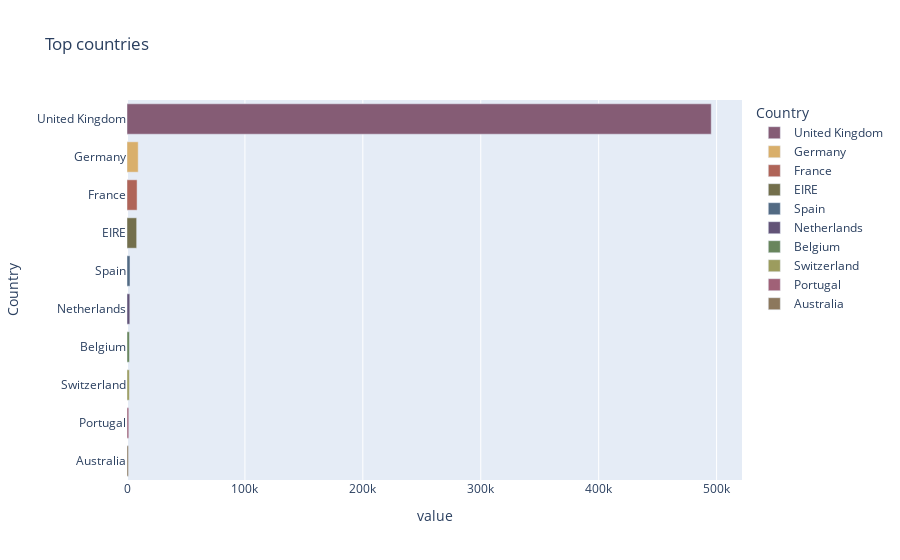

Write notebook code for a chart like this one.
### Code cell
# checking the top countries
top_countries = pd.DataFrame(df['Country'].value_counts().head(10)).reset_index()
top_countries.columns = ['Country', 'value']

fig = px.bar(top_countries, y = 'Country', x = 'value', orientation='h', 
             color="Country", color_discrete_sequence=px.colors.qualitative.Antique,
            title='Top countries')
fig.show()

### Figure 1 — Plotly figure (JSON) as saved in the notebook; plotly's stock layout.template omitted (floating-point values rounded to 4 significant figures)
{"data": [{"alignmentgroup": "True", "hovertemplate": "Country=%{y}<br>value=%{x}<extra></extra>", "legendgroup": "United Kingdom", "marker": {"color": "rgb(133, 92, 117)"}, "name": "United Kingdom", "offsetgroup": "United Kingdom", "orientation": "h", "showlegend": true, "textposition": "auto", "type": "bar", "x": [495478], "xaxis": "x", "y": ["United Kingdom"], "yaxis": "y"}, {"alignmentgroup": "True", "hovertemplate": "Country=%{y}<br>value=%{x}<extra></extra>", "legendgroup": "Germany", "marker": {"color": "rgb(217, 175, 107)"}, "name": "Germany", "offsetgroup": "Germany", "orientation": "h", "showlegend": true, "textposition": "auto", "type": "bar", "x": [9495], "xaxis": "x", "y": ["Germany"], "yaxis": "y"}, {"alignmentgroup": "True", "hovertemplate": "Country=%{y}<br>value=%{x}<extra></extra>", "legendgroup": "France", "marker": {"color": "rgb(175, 100, 88)"}, "name": "France", "offsetgroup": "France", "orientation": "h", "showlegend": true, "textposition": "auto", "type": "bar", "x": [8557], "xaxis": "x", "y": ["France"], "yaxis": "y"}, {"alignmentgroup": "True", "hovertemplate": "Country=%{y}<br>value=%{x}<extra></extra>", "legendgroup": "EIRE", "marker": {"color": "rgb(115, 111, 76)"}, "name": "EIRE", "offsetgroup": "EIRE", "orientation": "h", "showlegend": true, "textposition": "auto", "type": "bar", "x": [8196], "xaxis": "x", "y": ["EIRE"], "yaxis": "y"}, {"alignmentgroup": "True", "hovertemplate": "Country=%{y}<br>value=%{x}<extra></extra>", "legendgroup": "Spain", "marker": {"color": "rgb(82, 106, 131)"}, "name": "Spain", "offsetgroup": "Spain", "orientation": "h", "showlegend": true, "textposition": "auto", "type": "bar", "x": [2533], "xaxis": "x", "y": ["Spain"], "yaxis": "y"}, {"alignmentgroup": "True", "hovertemplate": "Country=%{y}<br>value=%{x}<extra></extra>", "legendgroup": "Netherlands", "marker": {"color": "rgb(98, 83, 119)"}, "name": "Netherlands", "offsetgroup": "Netherlands", "orientation": "h", "showlegend": true, "textposition": "auto", "type": "bar", "x": [2371], "xaxis": "x", "y": ["Netherlands"], "yaxis": "y"}, {"alignmentgroup": "True", "hovertemplate": "Country=%{y}<br>value=%{x}<extra></extra>", "legendgroup": "Belgium", "marker": {"color": "rgb(104, 133, 92)"}, "name": "Belgium", "offsetgroup": "Belgium", "orientation": "h", "showlegend": true, "textposition": "auto", "type": "bar", "x": [2069], "xaxis": "x", "y": ["Belgium"], "yaxis": "y"}, {"alignmentgroup": "True", "hovertemplate": "Country=%{y}<br>value=%{x}<extra></extra>", "legendgroup": "Switzerland", "marker": {"color": "rgb(156, 156, 94)"}, "name": "Switzerland", "offsetgroup": "Switzerland", "orientation": "h", "showlegend": true, "textposition": "auto", "type": "bar", "x": [2002], "xaxis": "x", "y": ["Switzerland"], "yaxis": "y"}, {"alignmentgroup": "True", "hovertemplate": "Country=%{y}<br>value=%{x}<extra></extra>", "legendgroup": "Portugal", "marker": {"color": "rgb(160, 97, 119)"}, "name": "Portugal", "offsetgroup": "Portugal", "orientation": "h", "showlegend": true, "textposition": "auto", "type": "bar", "x": [1519], "xaxis": "x", "y": ["Portugal"], "yaxis": "y"}, {"alignmentgroup": "True", "hovertemplate": "Country=%{y}<br>value=%{x}<extra></extra>", "legendgroup": "Australia", "marker": {"color": "rgb(140, 120, 93)"}, "name": "Australia", "offsetgroup": "Australia", "orientation": "h", "showlegend": true, "textposition": "auto", "type": "bar", "x": [1259], "xaxis": "x", "y": ["Australia"], "yaxis": "y"}], "layout": {"barmode": "relative", "legend": {"title": {"text": "Country"}, "tracegroupgap": 0}, "title": {"text": "Top countries"}, "xaxis": {"anchor": "y", "domain": [0, 1], "title": {"text": "value"}}, "yaxis": {"anchor": "x", "categoryarray": ["Australia", "Portugal", "Switzerland", "Belgium", "Netherlands", "Spain", "EIRE", "France", "Germany", "United Kingdom"], "categoryorder": "array", "domain": [0, 1], "title": {"text": "Country"}}}}
